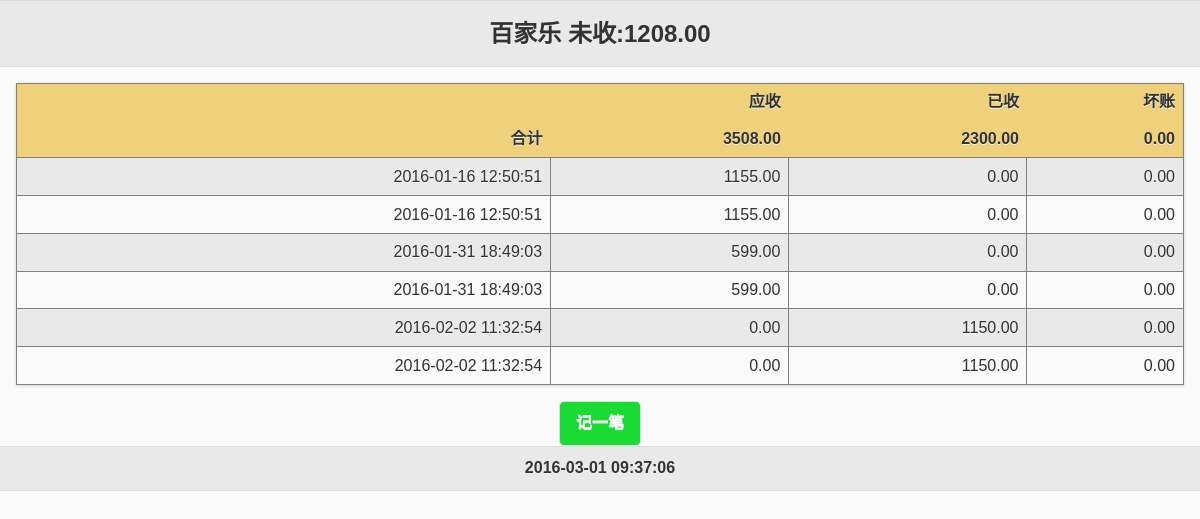
The page /m/client.php?cid=0002 (signed in) on the database its author committed.
### tables this page shows
CREATE TABLE `TRANSC` (
  `OID` varchar(3) NOT NULL,
  `BID` varchar(3) NOT NULL,
  `CID` varchar(4) NOT NULL,
  `TID` varchar(13) NOT NULL,
  `DATE` datetime DEFAULT CURRENT_TIMESTAMP,
  `DEBIT` decimal(13,2) DEFAULT '0.00',
  `CREDIT` decimal(13,2) DEFAULT '0.00',
  `BAD` decimal(13,2) DEFAULT '0.00',
  `COMMENT` text
);

### m/client.php (the view, shortened to what this page needs)
<?php
include_once '../include/config.php';
$cid = $_GET['cid'];
$mysqli = new mysqli($db_server, $db_username, $db_pswd, $db_database);
$sql = "SELECT c.name, sum(t.credit) as cr, sum(t.debit) as de,
            sum(t.bad) as bad
            FROM   CLIENT as c inner join TRANSC as t
                on c.oid=t.oid and c.cid=t.cid
            WHERE c.oid='" . $_SESSION['oid'] . "' and c.cid='$cid'";
$result_total = $mysqli->query($sql);
$row = $result_total->fetch_array(MYSQLI_ASSOC);
$cname = $row['name'];
$de = number_format((float) $row['de'], 2, '.', '');
$cr = number_format((float) $row['cr'], 2, '.', '');
$bad = number_format((float) $row['bad'], 2, '.', '');
$bala = number_format((float) ($row['de'] - $row['cr'] - $row['bad']), 2, '.', '');
?>
<html>
    <link rel="stylesheet" href="css/jquery.mobile-1.4.5.min.css">
    <link rel="stylesheet" href="css/mstyle.css"/>
    <link href="css/popup.css" rel="stylesheet" type="text/css"/>
    <body>
        <div data-role="page" id="pageone">
            <div data-role="header">
                <h1><?php
                    echo $cname;
                    echo " 未收:$bala"
                    ?></h1>
            </div>
            <div data-role="main"  class="ui-content">
                <table id="detail" data-role="table" class="ui-responsive ui-shadow">
                    <thead>
                        <tr>
                            <th></th>
                            <th >应收</th>
                            <th data-priority="2">已收</th>
                            <th data-priority="3">坏账</th>
                        </tr>
                    </thead>
                    <tbody>
                        <tr id="sum_row">
                            <td class="client">合计</td>
                            <td class="data1"><?php echo $de ?></td>
                            <td class = "data1"><?php echo $cr ?></td>
                            <td class = "data1"><?php echo $bad ?></td>
                        </tr>
                        <?php
                        $sql_client = "SELECT t.tid, t.date, t.credit as cr, t.debit as de,
                                    t.bad as bad
                                    FROM CLIENT as c inner join TRANSC as t on
                                    c.oid=t.oid and c.cid=t.cid
                                    WHERE c.oid='" . $_SESSION['oid'] . "'
                                    and c.cid='$cid'
                                    Order by t.date asc";
                        $result_c = $mysqli->query($sql_client);
                        while ($row = $result_c->fetch_array(MYSQLI_ASSOC)) {
                            $tid = $row['tid'];
                            $t_date = $row['date'];
                            $de_c = number_format((float) $row['de'], 2, '.', '');
                            $cr_c = number_format((float) $row['cr'], 2, '.', '');
                            $bad_c = number_format((float) $row['bad'], 2, '.', '');
                            echo "<tr id='row$tid'>";
                            echo "<td class ='date data'>$t_date</td>";
                            echo "<td class='data' id='de$tid'  >$de_c</td>";
                            echo "<td class='data' id='cr$tid'  >$cr_c</td>";
                            echo "<td class='data' id='bd$tid'  > $bad_c</td>";
                            echo "</tr>";
                        }
                        ?>
                    </tbody>
                </table>
            </div>
            <div  class="center-wrapper">
                <a href="#myPopup" data-rel="popup"
                   class="ui-btn ui-btn-inline ui-corner-all"
                   style="background: #1adb34;color:white"
                   data-position-to="window">记一笔</a>
            </div>
            <div data-role="footer">
                <h1 id='date'>  <?php echo date("Y-m-d H:i:s"); ?> </h1>
            </div>
        </div>
        <div id="waitpopup">
            <div id="waitpopup-wrapper">
            </div>
        </div>
    </body>
</html>

### m/css/mstyle.css (style rules this page uses)
.ui-header .ui-title { margin-right: 10%; margin-left: 10%; font-size: 18pt; font-weight: bold; }
.center-wrapper { text-align: center; }
.center-wrapper * { margin: 0 auto; }
table#detail { border: 1px solid gray; }
th { background: #efd17c; }
.ui-table th { text-align: right; }
tr#sum_row { font-weight: bolder; background: #efd17c; text-align: right; }
tr#sum_row td { text-align: right; }
td.data { border: 1px solid gray; text-align: right; }
tr:nth-child(even) { background: #e9e9e9; }

### rows shown on the page
transc: DATE "2016-01-16 12:50:51", DEBIT "1155.00", CREDIT "0.00", BAD "0.00"
transc: DATE "2016-01-31 18:49:03", DEBIT "599.00", CREDIT "0.00", BAD "0.00"
transc: DATE "2016-02-02 11:32:54", DEBIT "0.00", CREDIT "1150.00", BAD "0.00"

### other values the page prints
$cname "百家乐"
$bala "1208.00"
$de "3508.00"
$cr "2300.00"
$bad "0.00"
